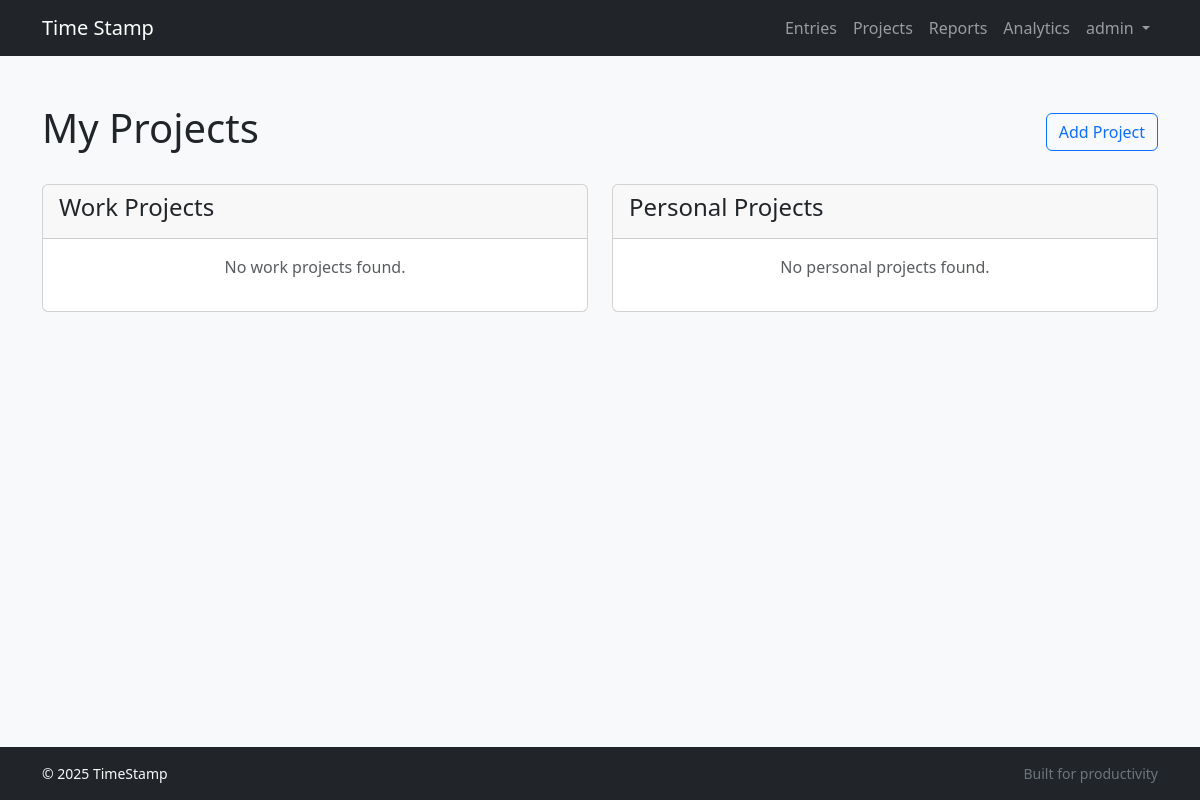
The page /projects/ (signed in) on the database as committed earlier.
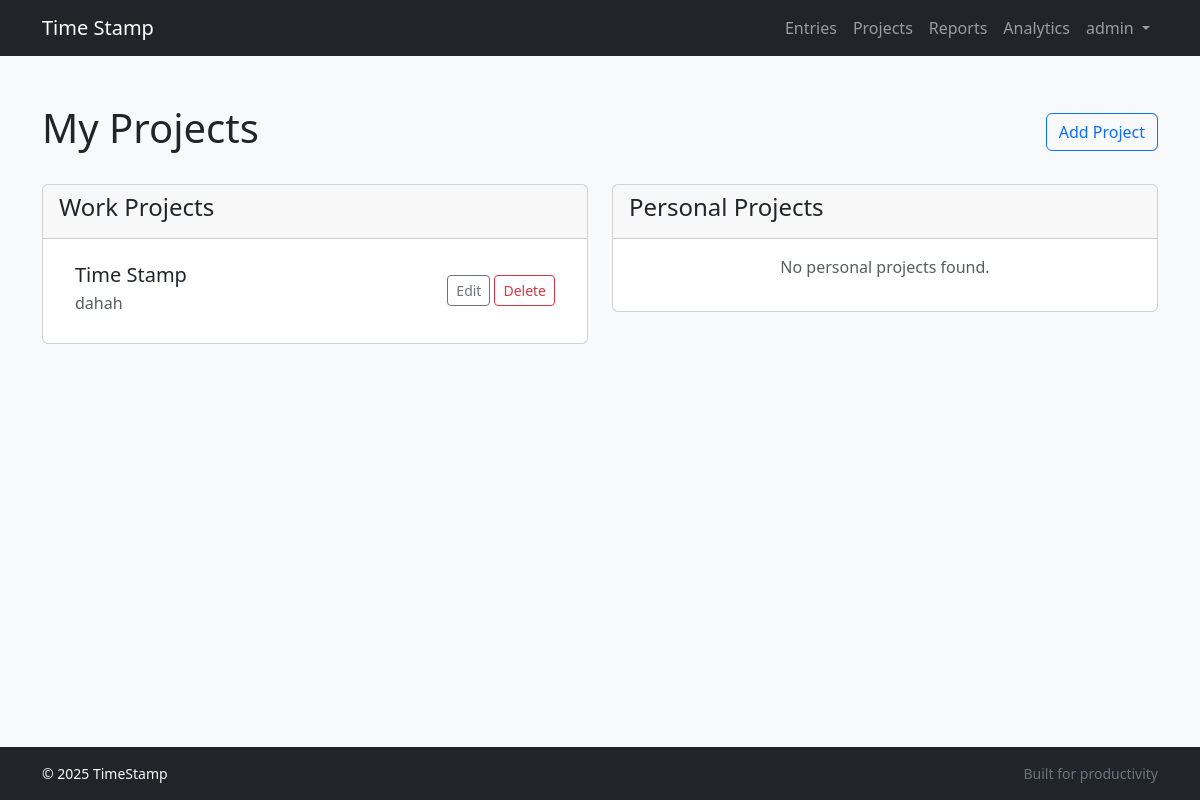
The same page on the database as committed later.
### tracker/models.py (models this page shows, shortened)
class Project(models.Model):
    user = models.ForeignKey(settings.AUTH_USER_MODEL, on_delete=models.CASCADE, related_name='projects')
    name = models.CharField(max_length=100)
    description = models.TextField(blank=True)
    CATEGORY_CHOICES = [
        ('work', 'Work'),
        ('personal', 'Personal'),
    ]
    category = models.CharField(max_length=10, choices=CATEGORY_CHOICES, default='work')
    class Meta:
        verbose_name = "Project"
        verbose_name_plural = "Projects"
        indexes = [
            models.Index(fields=['user', 'name']),
        ]

### tracker/views.py (the view)
# urls.py: path('projects/', views.ProjectListView.as_view(), name='project_list'),
class ProjectListView(LoginRequiredMixin, ListView):
    model = Project
    template_name = 'tracker/project_list.html'
    context_object_name = 'projects'
    def get_queryset(self):
        return super().get_queryset().filter(user=self.request.user)
    def get_context_data(self, **kwargs):
        context = super().get_context_data(**kwargs)
        all_projects = self.get_queryset()
        context['work_projects'] = all_projects.filter(category='work')
        context['personal_projects'] = all_projects.filter(category='personal')
        return context

### templates/tracker/project_list.html (shortened to what this page needs)
{% extends "base.html" %}
{% block content %}
<div class="d-flex justify-content-between align-items-center mb-4">
    <h1>My Projects</h1>
    <a href="{% url 'tracker:project_create' %}" class="btn btn-outline-primary">Add Project</a>
</div>
<div class="row d-none d-md-flex">
    <div class="col-md-6">
        <div class="card">
            <div class="card-header">
                <h4>Work Projects</h4>
            </div>
            <div class="card-body">
                {% if work_projects %}
                <ul class="list-group list-group-flush">
                    {% for project in work_projects %}
                    <li class="list-group-item">
                        <div class="d-flex justify-content-between align-items-center">
                            <div class="flex-grow-1">
                                <h5 class="mb-1">{{ project.name }}</h5>
                                <p class="mb-1 text-muted">{{ project.description|truncatewords:20 }}</p>
                            </div>
                            <div class="d-flex align-items-center gap-1 ms-2">
                                <a href="{% url 'tracker:project_update' project.pk %}" class="btn btn-sm btn-outline-secondary">Edit</a>
                                <form action="{% url 'tracker:project_delete' project.pk %}" method="post" onsubmit="return confirm('Are you sure you want to delete the project \'{{ project.name|escapejs }}\'? This will also delete all associated time entries.');">
                                    <button type="submit" class="btn btn-sm btn-outline-danger">Delete</button>
                                </form>
                            </div>
                        </div>
                    </li>
                    {% endfor %}
                </ul>
                {% else %}
                <p class="text-center text-muted">No work projects found.</p>
                {% endif %}
            </div>
        </div>
    </div>
    <div class="col-md-6">
        <div class="card">
            <div class="card-header">
                <h4>Personal Projects</h4>
            </div>
            <div class="card-body">
                {% if personal_projects %}
                <ul class="list-group list-group-flush">
                    {% for project in personal_projects %}
                    <li class="list-group-item">
                        <div class="d-flex justify-content-between align-items-center">
                            <div class="flex-grow-1">
                                <h5 class="mb-1">{{ project.name }}</h5>
                                <p class="mb-1 text-muted">{{ project.description|truncatewords:20 }}</p>
                            </div>
                            <div class="d-flex align-items-center gap-1 ms-2">
                                <a href="{% url 'tracker:project_update' project.pk %}" class="btn btn-sm btn-outline-secondary">Edit</a>
                                <form action="{% url 'tracker:project_delete' project.pk %}" method="post" onsubmit="return confirm('Are you sure you want to delete the project \'{{ project.name|escapejs }}\'? This will also delete all associated time entries.');">
                                    {% csrf_token %}
                                    <button type="submit" class="btn btn-sm btn-outline-danger">Delete</button>
                                </form>
                            </div>
                        </div>
                    </li>
                    {% endfor %}
                </ul>
                {% else %}
                <p class="text-center text-muted">No personal projects found.</p>
                {% endif %}
            </div>
        </div>
    </div>
</div>
{% endblock %}

### templates/base.html (shortened to what this page needs)
{% load static %}
<!DOCTYPE html>
<html lang="en" class="h-100">
<head>
    <link href="https://cdn.jsdelivr.net/npm/bootstrap@5.3.2/dist/css/bootstrap.min.css" rel="stylesheet"
>
    <link rel="stylesheet" href="{% static 'css/style.css' %}">
</head>
<body class="d-flex flex-column h-100">
<nav class="navbar navbar-expand-lg navbar-dark bg-dark mb-4">
        <div class="container">
            <a class="navbar-brand" href="{% url 'tracker:home' %}">Time Stamp</a>
            <div class="collapse navbar-collapse" id="navbarNav">
                <ul class="navbar-nav ms-auto">
                    {% if user.is_authenticated %}
                        <li class="nav-item">
                            <a class="nav-link" href="{% url 'tracker:entry_list' %}">Entries</a>
                        </li>
                        <li class="nav-item">
                            <a class="nav-link" href="{% url 'tracker:project_list' %}">Projects</a>
                        </li>
                        <li class="nav-item">
                            <a class="nav-link" href="{% url 'tracker:reports' %}">Reports</a>
                        </li>
                        <li class="nav-item">
                            <a class="nav-link" href="{% url 'tracker:analytics' %}">Analytics</a>
                        </li>
                        <li class="nav-item dropdown">
                            <a class="nav-link dropdown-toggle" href="#" id="navbarDropdown" role="button" data-bs-toggle="dropdown" aria-expanded="false">
                                {{ user.username }}
                            </a>
                        </li>
                    {% endif %}
                </ul>
            </div>
        </div>
    </nav>
<main class="container py-4 flex-grow-1">
    {% block content %}{% endblock %}
</main>
<footer class="bg-dark text-light py-3 mt-auto">
  <div class="container small d-flex flex-column flex-md-row justify-content-between">
      <div>&copy; {% now "Y" %} TimeStamp</div>
      <div>
          <span class="text-secondary">Built for productivity</span>
      </div>
  </div>
</footer>
</body>
</html>

### static/css/style.css (style rules this page uses)
body { background-color: #f8f9fa; }

Rows that differ between the two databases and show on the page:
added Project: name "Time Stamp", description "dahah"
Other text that changed with them:
text no longer shown: "No work projects found."
